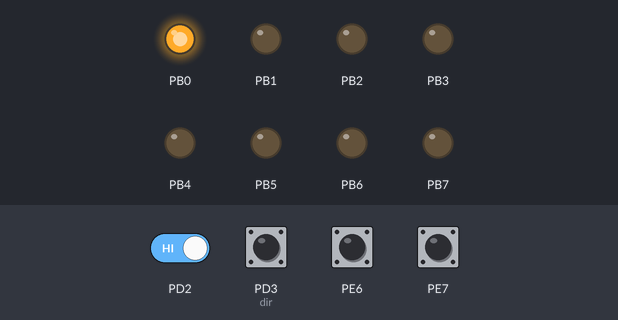
Simulated run of this program. Board: ATmega128, built with avr-gcc and emulated at 16 MHz. Parts: output pins drawn as LEDs (lit = HIGH). Dashed ring = blinking. The test bench sets the inputs (shaded band); at power-on: PD2, PD3 (dir), PE6, PE7 HIGH.

Above: at 1.2 s.
1.3 s: PD2 driven LOW
At 1.45 s:
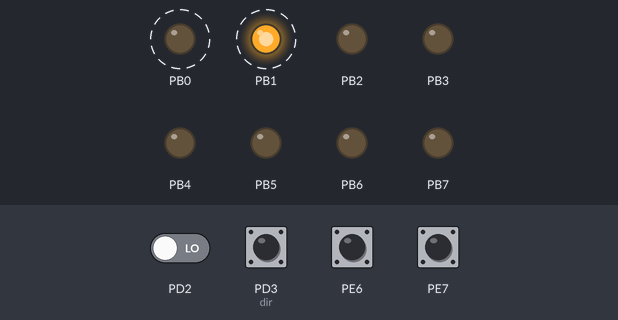
4.3 s: PE7 pulled LOW for 0.15 s
At 5.5 s:
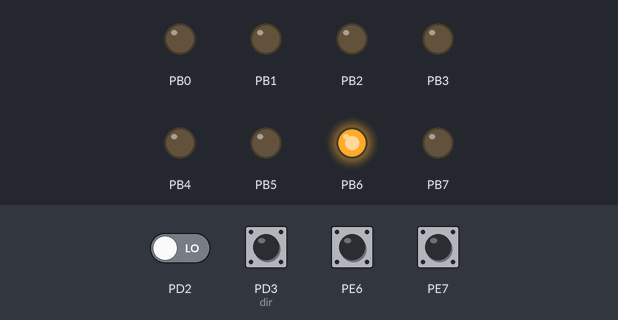
5.9 s: PD3 (dir) pulled LOW for 0.15 s
At 6.05 s:
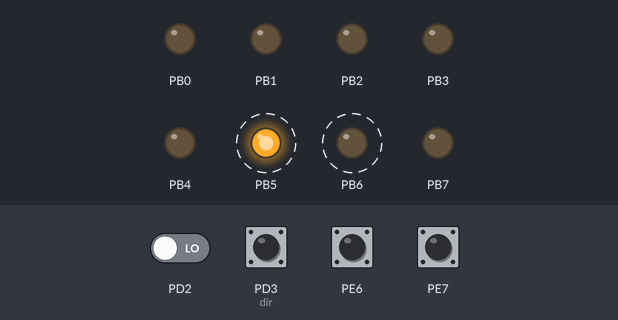
8.9 s: PE7 pulled LOW for 1 s
At 9.2 s:
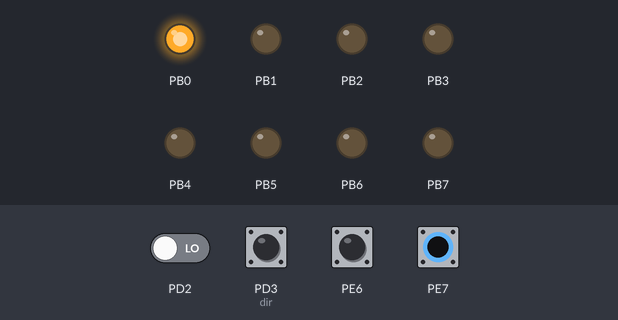
Timing chart, 0 to 11.9 s (numbered marks = the images above; inputs shaded):
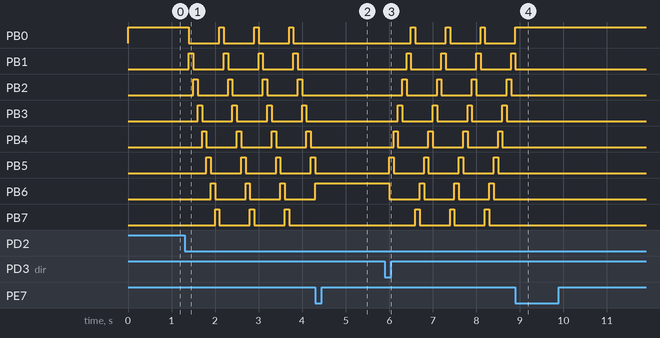

Measured:
- after the input at 1.3 s, PB0, PB1: alternates HIGH for 0.10 s and LOW for 0.70 s, starting after 0.10 s
- after the input at 4.3 s, PB0–4, PB7: stops changing and stays LOW; PB5: goes on until 4.3 s, then stays LOW; PB6: goes on until 4.3 s, then stays HIGH
- after the input at 5.9 s, PB0: alternates HIGH for 0.10 s and LOW for 0.70 s, starting after 0.60 s; PB1: alternates HIGH for 0.10 s and LOW for 0.70 s, starting after 0.50 s
- after the input at 8.9 s, PB0: goes on until 8.9 s, then stays HIGH; PB1: goes on until 8.9 s, then stays LOW; PB2–7: stops changing and stays LOW

The program:

Exam2.c
```c
#include <avr/io.h>
#include <util/delay.h>
#include <avr/interrupt.h>

#define LEFT_SHIFT		0
#define RIGHT_SHIFT		1
#define CHANGE_SHIFT	2
#define STOP_SHIFT		3
#define LED_PORT		PORTB

char dir = STOP_SHIFT;
unsigned char led = 0x01;

ISR(INT2_vect)
{
	dir = RIGHT_SHIFT;
}

ISR(INT3_vect)
{
	dir = LEFT_SHIFT;
}

ISR(INT6_vect)
{
	if(dir != STOP_SHIFT){
		if(dir == LEFT_SHIFT) dir = RIGHT_SHIFT;
		else if(dir == RIGHT_SHIFT) dir = LEFT_SHIFT;
	}
}

ISR(INT7_vect)
{
	dir = STOP_SHIFT;
}

int main(void)
{
	DDRB = 0xFF;
	DDRD = 0x00;
	DDRE = 0x00;

	PORTD = 0x08;
	PORTE = 0x80;

	EICRA = 0b10100000;
	EICRB = 0b10100000;
	EIMSK = 0b11001100;

	SREG |= 0x80;

	while(1)
	{
		LED_PORT = led;

		if(dir == RIGHT_SHIFT){
			if(led == 0x80)
				led = 0x01;
			else
				led <<= 1;
		}
		else if(dir == LEFT_SHIFT){
			if(led == 0x01)
				led = 0x80;
			else
				led >>= 1;
		}

		_delay_ms(100);
	}
}
```
